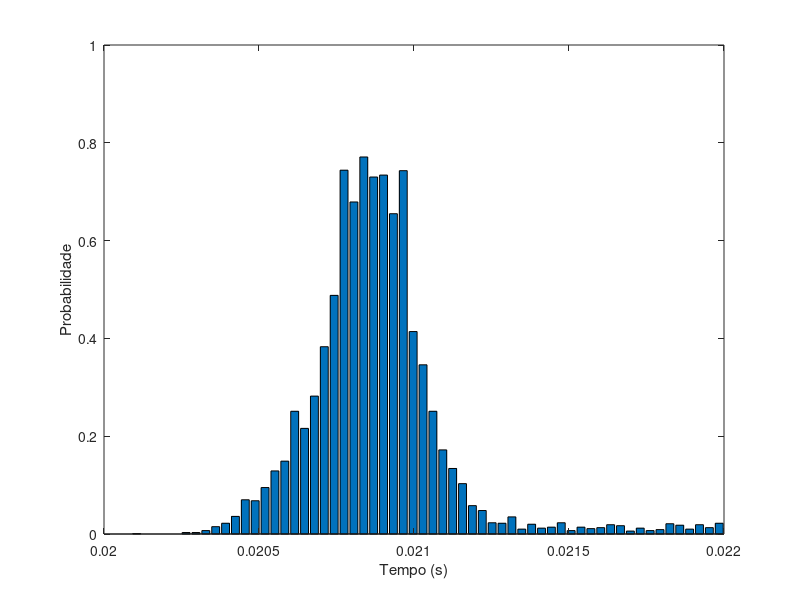

Write MATLAB code to recreate this figure. (Note: this script raises an error after producing the figure.)
%% Fast Fourier Transform - Análise Temporal
% Instituto Federal Fluminense - Engenharia de Controle e Automação
% Processamento de Sinais (2022.1)
% Prof.: Alexandre C. Leite
% Aluno: Kaique Guimarães Cerqueira
clear, close all

% Computational samples
profiling = 1:10000;
time_itfft = profiling*0;
% Run once in 19/08/2022. Exp time 9h
% for i = profiling
% %     Run iteractive FFT 1000 times (in C code, it is already being run
% %     100 times)
%     [~,cmdoutput] = system("loop_itfft.exe");
%     time_itfft(i) = str2num(cmdoutput);
%     i
% end
% save('itfft_profiling', 'time_itfft');

% Loading data
load("itfft_profiling.mat");
%% Data analysis
% Calculating mean value for each batch
time_itfft = time_itfft/100;
% Mean
t_media = mean(time_itfft)
% Standard deviation
t_desviopadrao = std(time_itfft)
% Variance
t_var = var(time_itfft)
% Minimum and maximum ocurrencies
t_min = min(time_itfft)
t_max = max(time_itfft)

%% Plots: histogram
[counts, binCenters] = hist(time_itfft, 1000); %#ok<HIST> 
% Plot da probabilidade relativa temporal de cada FFT 
figure()
bar(binCenters, counts/length(counts))
ylabel('Probabilidade')
xlabel('Tempo (s)')
pause;
% Ajuste de eixo
axis([0.02 0.022 0 1])

%% Gaussian Analysis - made using cftool
[xData, yData] = prepareCurveData( binCenters, counts );
% 
% % Set up fittype and options.
% ft = fittype( 'gauss8' );
% opts = fitoptions( 'Method', 'NonlinearLeastSquares' );
% opts.Display = 'Off';
% opts.Lower = [-Inf -Inf 0 -Inf -Inf 0 -Inf -Inf 0 -Inf -Inf 0 -Inf -Inf 0 -Inf -Inf 0 -Inf -Inf 0 -Inf -Inf 0];
% opts.Normalize = 'on';
% opts.StartPoint = [771 -0.115989423886605 0.0180710324125379 314.482049826262 -0.102139940437458 0.0213524690317421 110.340674373789 -0.140226019922612 0.0271184646489327 22.6236970080996 -0.0467420066408708 0.0419209782294982 20 -1.69483053708934 0.0687670604311507 18.054104479099 0.00865592715571637 0.0400866352340347 8.82929809552389 0.0952151987128842 0.058262536079014 6.99986319346555 0.28910796700094 0.0881070458364841];
% 
% % Generate fit model (Gaussian w/ 8 terms)
% [gaussian_8, gof] = fit( xData, yData, ft, opts );
% Gaussian_8 coeffs
       a1 =       748.8;  
       b1 =     0.02086;  
       c1 =   0.0001824;  
       a2 =       32.27;  
       b2 =     0.02087;  
       c2 =   0.0004331;  
       a3 =       74.43;  
       b3 =     0.02055;  
       c3 =   0.0001032;  
       a4 =       9.984;  
       b4 =     0.02162;  
       c4 =   0.0007228;  
       a5 =       8.714;  
       b5 =    0.006366;  
       c5 =   0.0006109;  
       a6 =        8.03;  
       b6 =     0.02197;  
       c6 =   0.0001355;  
       a7 =       2.578;  
       b7 =      0.0234;  
       c7 =    0.001759;  
       a8 =       2.073;  
       b8 =     0.02444; 
       c8 =    0.000431;

gaussian_8 = @(x) a1*exp(-((x-b1)/c1).^2) + a2*exp(-((x-b2)/c2).^2) + a3*exp(-((x-b3)/c3).^2) + a4*exp(-((x-b4)/c4).^2) + a5*exp(-((x-b5)/c5).^2) + a6*exp(-((x-b6)/c6).^2) + a7*exp(-((x-b7)/c7).^2) + a8*exp(-((x-b8)/c8).^2)
% Calculate integral from fitted curve
int = integral(gaussian_8, 0, inf);
% Normalized curve
gaussian_8_norm = @(x) gaussian_8(x)/int;
% Now we can calculate the probability of the events inside the boundaries
% delimited by the integrals by defining its limits:
fastest = integral(gaussian_8_norm, 0, 0.02); % Prob of being less than 0.02s
medio = integral(gaussian_8_norm, 0.02, 0.022); % Prob of being in middle
slowest = integral(gaussian_8_norm, 0.025, inf); % Prob of being more than 0.025s
sprintf(['Probability of being less than 0.02s: %f %%\nProbability of ' ...
    'being more than 0.025s: %f %%'], fastest*100, slowest*100)

% Plot fit with data.
figure( 'Name', 'gaussian_8' );
plot(xData, gaussian_8(xData), 'LineWidth', 2.5);
hold on
plot(xData, yData, '.r', 'MarkerSize', 8);
legend('Gaussian curve model w/ 8 terms', 'Frequency of observations', 'Location', 'northeast');
title('FFT Profiling: Duração do algoritmo')
% Label axes
xlabel( 'tempo (s)', 'Interpreter', 'none' );
ylabel( 'Nº de eventos', 'Interpreter', 'none' );
axis([xData(1) xData(end) 0 800])
grid on

clear opts ft xData yData
%% Analise temporal: FFT do Matlab
time_matlab = profiling*0;
% Run a million times
% for i = profiling
%     % Loading benchmark signal
%     load('..\signal_data.mat')
%     tic
%     for j = 1:100 % Run FFT matlab function 100 times
%         fft(u_t);
%     end
%     time_matlab(i) = toc;
%     clear u_t u_t_clean;
% end
% save('Mfft_profiling', 'time_matlab');

load('Mfft_profiling', 'time_matlab');
time_matlab = time_matlab / 100;
mat_mean = mean(time_matlab);
%% Analisar DFT